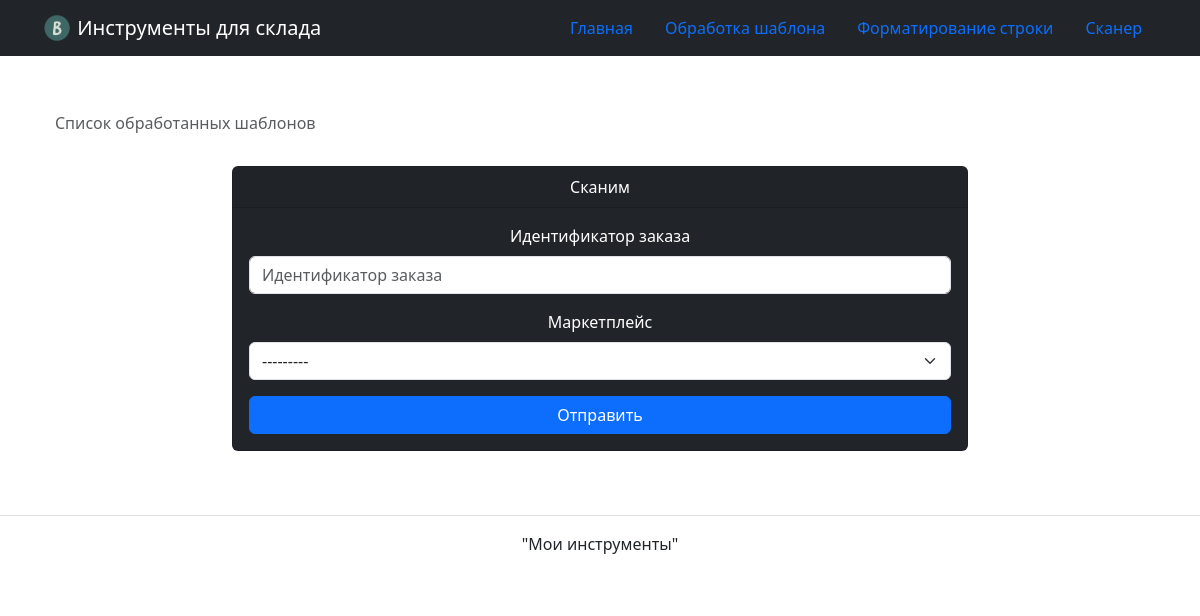
/scanner/pik/, run on an earlier commit of the app's database.
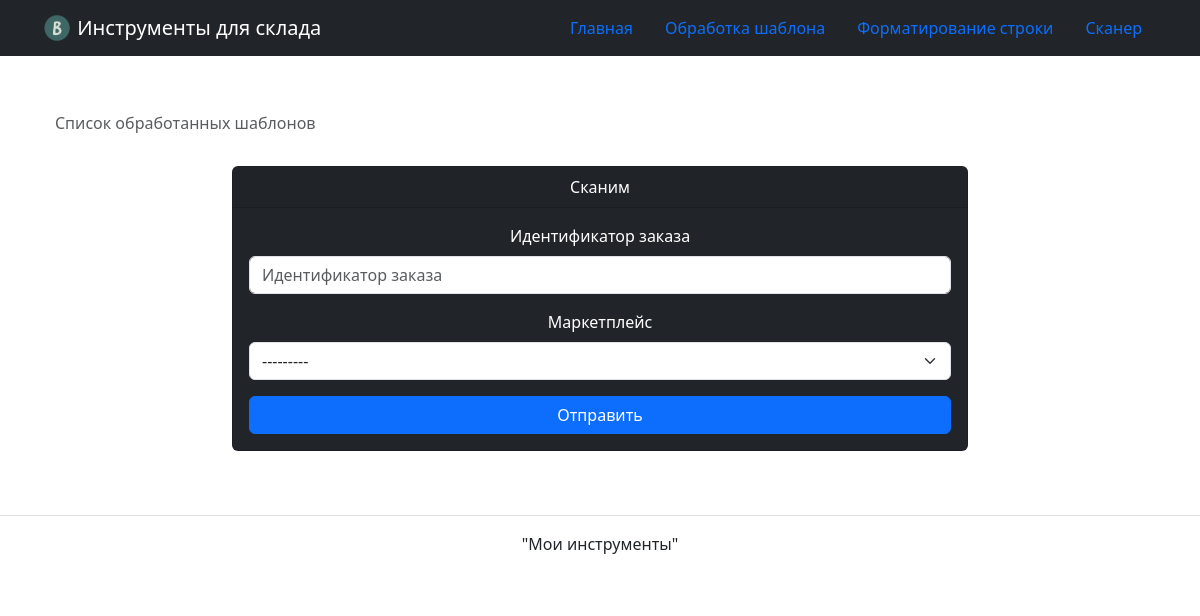
And on a later commit of the database.
### scanner/models.py (models this page shows, shortened)
class MarketPlace(models.Model):
    market = models.CharField(
        verbose_name='Название маркетплейса',
        max_length=settings.DEFAULT_CHAR_LENGTH
    )
    def __str__(self):
        return self.market
    class Meta:
        verbose_name = 'маркетплейс'
        verbose_name_plural = 'Маркетплейсы'

### scanner/views.py (the view)
# urls.py: path('pik/', views.ScannerCreate.as_view(), name='pik'),
class ScannerCreate(generic.CreateView):
    model = Scanner
    form_class = ScannerForm

### scanner/forms.py
class ScannerForm(forms.ModelForm):
    class Meta:
        model = Scanner
        fields = '__all__'

### templates/scanner/scanner_form.html (shortened to what this page needs)
{% extends "base.html" %}
{% load django_bootstrap5 %}
{% block content %}
<a class="btn btn text-muted" href="{% url 'ozon:list' %}">Список обработанных шаблонов</a>
<br><br>
<div class="row justify-content-center">
  <div class="col-md-8">
    <div class="card text-white bg-dark mb-3 text-center">
      <div class="card-header">
        Сканим
      </div>
      <div class="card-body">
        <form method='post' enctype="multipart/form-data" id='form1'>
          {% bootstrap_form form %}
          <div class="btn-group-vertical w-100">
          {% bootstrap_button button_type="submit" content="Отправить" %}
          </div>
        </form>
      </div>
    </div>
  </div>
</div>
{% endblock %}

### templates/base.html (shortened to what this page needs)
{% load static %}
{% load django_bootstrap5 %}
<!DOCTYPE html>
<html lang="ru">
  <head>
    {% bootstrap_css %}
  </head>
  <body>
    {% include "includes/header.html" %}
    <main>
      <div class="container py-5">
      {% block content %}{% endblock %}
      </div>
    </main>
    {% include "includes/footer.html" %}
  </body>
</html>

### templates/includes/header.html
{% load static %}
{% load django_bootstrap5 %}
<header>
  <nav class="navbar navbar-dark bg-dark">
    <div class="container">
      <a class="navbar-brand" href="{% url 'pages:home' %}">
        <img src="{% static 'img/logo.png' %}" width="30" height="30" class="d-inline-block align-top" alt="">
        Инструменты для склада
      </a>
      {% with request.resolver_match.view_name as view_name %}
        <ul class="nav nav-pills">
          <li class="nav-item">
            <a class="nav-link {% if view_name == 'pages:home' %} active {% endif %}" href="{% url 'pages:home' %}">
              Главная
            </a>
          </li>
          <li class="nav-item">
            <a class="nav-link {% if view_name == 'ozon:form' %} active {% endif %}" href="{% url 'ozon:form' %}">
              Обработка шаблона
            </a>
          </li>
          <li class="nav-item">
            <a class="nav-link {% if view_name == 'ozon:formatter' %} active {% endif %}" href="{% url 'ozon:formatter' %}">
              Форматирование строки
            </a>
          </li>
          <li class="nav-item">
            <a class="nav-link {% if view_name == 'scanner:main' %} active {% endif %}" href="{% url 'scanner:main' %}">
              Сканер
            </a>
          </li>
        </ul>
      {% endwith %}
    </div>
  </nav>
</header>

### templates/includes/footer.html
<footer class="border-top text-center py-3">
  <p>"Мои инструменты"</p>
</footer>

What changed in the data, as far as the page shows it:
added MarketPlace: market "---------"
Also different on the page:
form field market: "---------" → (not shown)
